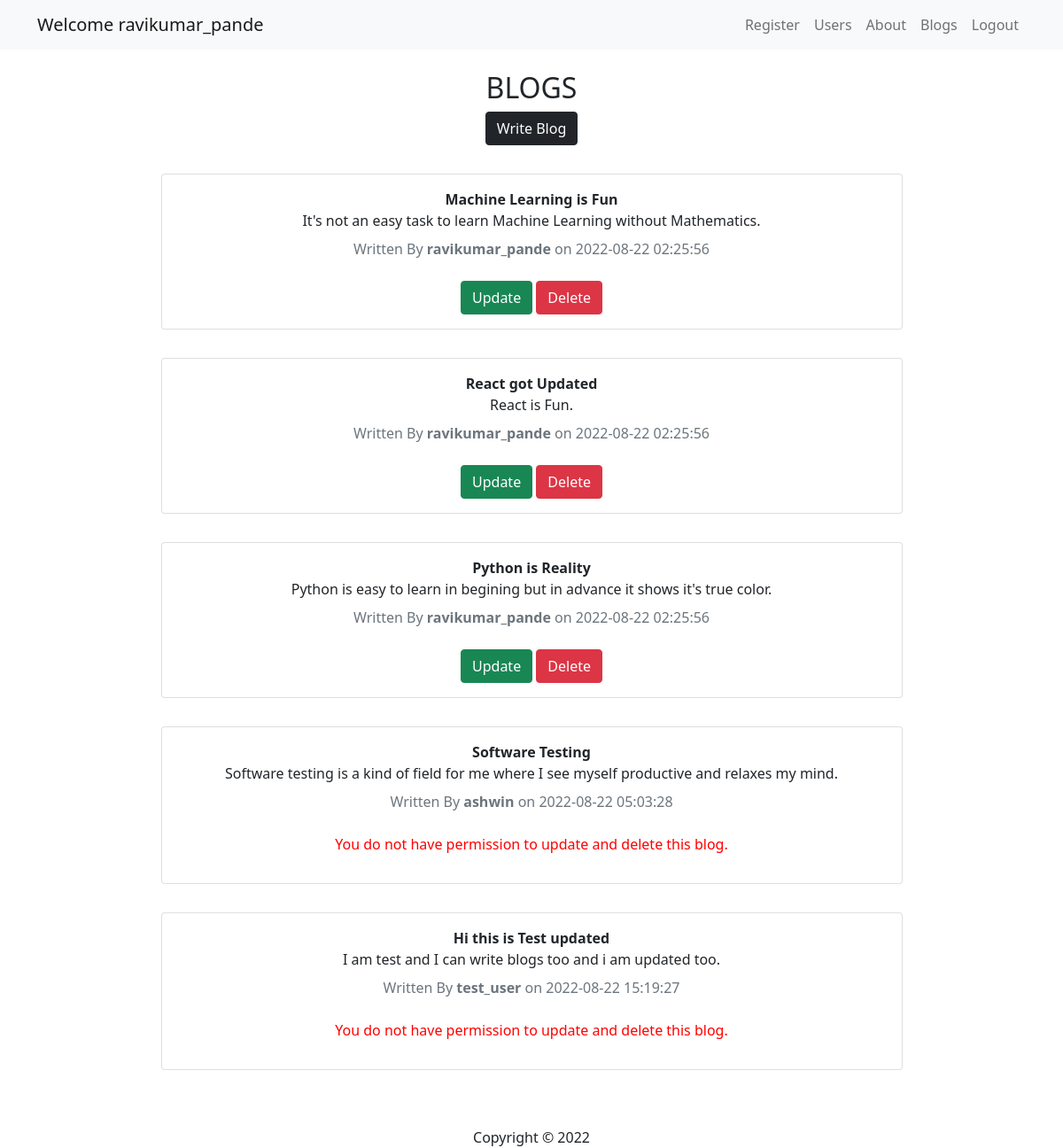
The page /forum_app/blogs.php (signed in) on the database its author committed.
### tables this page shows
CREATE TABLE `blogs` (
  `blog_id` int(11) NOT NULL,
  `title` varchar(200) NOT NULL,
  `body` text NOT NULL,
  `created_on` timestamp NOT NULL DEFAULT current_timestamp() ON UPDATE current_timestamp(),
  `modified_on` timestamp NOT NULL DEFAULT current_timestamp(),
  `user_id` int(11) NOT NULL,
  `is_deleted` int(11) NOT NULL
);

CREATE TABLE `users` (
  `id` int(11) NOT NULL,
  `username` varchar(40) NOT NULL,
  `email_address` varchar(50) NOT NULL,
  `password` varchar(100) NOT NULL,
  `created_on` timestamp NOT NULL DEFAULT current_timestamp(),
  `is_deleted` int(11) NOT NULL
);

### forum_app/blogs.php (the view, shortened to what this page needs)
<?php include 'include/header.php' ?>
<h2>BLOGS</h2>
<?php
  $sql = 'SELECT * FROM blogs join users on users.id = blogs.user_id where blogs.is_deleted = 0 and users.is_deleted = 0';
  $result = mysqli_query($conn, $sql);
  $blogs = mysqli_fetch_all($result, MYSQLI_ASSOC);
?>
<div class="d-flex justify-content-center mb-3">
    <a href='write_blog.php'><button type="button" class="btn btn-dark m5">Write Blog</button></a>
</div>
<?php foreach($blogs as $blog): ?>
  <div class="card my-3 w-75">
    <div class="card-body text-center">
       <?php echo "<b>${blog['title']}</b>"; ?>
       <br>
       <?php echo $blog['body']; ?>
       <div class="text-secondary mt-2">
        Written By <?php echo "<b>${blog['username']}</b>" . " on " . $blog['created_on']; ?>
       </div>
       <br/>
       <?php if ($_SESSION['user'] == $blog['username']): ?>
          <form method="POST" action="blogs.php">
            <div class="container">
                <input type="submit" value="Update" class="btn btn-success mr-5" name="update">
                <input type="submit" value="Delete" class="btn btn-danger ml-5" name="delete">
             </div>
          </form>
       <?php endif ?>
       <?php if (!($_SESSION['user'] == $blog['username'])): ?>
        <p style="color: red;">You do not have permission to update and delete this blog.</p>
        <?php endif ?>
    </div>
  </div>
<?php endforeach; ?>
<?php include 'include/footer.php' ?>

### rows shown on the page
blogs: title "Machine Learning is Fun", body "It's not an easy task to learn Machine Learning without Mathematics.", username "ravikumar_pande", user.created_on "2022-08-22 02:25:56"
blogs: title "React got Updated", body "React is Fun.", username "ravikumar_pande", user.created_on "2022-08-22 02:25:56"
blogs: title "Python is Reality", body "Python is easy to learn in begining but in advance it shows it's true color.", username "ravikumar_pande", user.created_on "2022-08-22 02:25:56"
blogs: title "Software Testing", body "Software testing is a kind of field for me where I see myself productive and relaxes my mind.", username "ashwin", user.created_on "2022-08-22 05:03:28", shows "You do not have permission to update and delete this blog."
blogs: title "Hi this is Test updated", body "I am test and I can write blogs too and i am updated too.", username "test_user", user.created_on "2022-08-22 15:19:27", shows "You do not have permission to update and delete this blog."

### other values the page prints
$_SESSION['user'] "ravikumar_pande"
